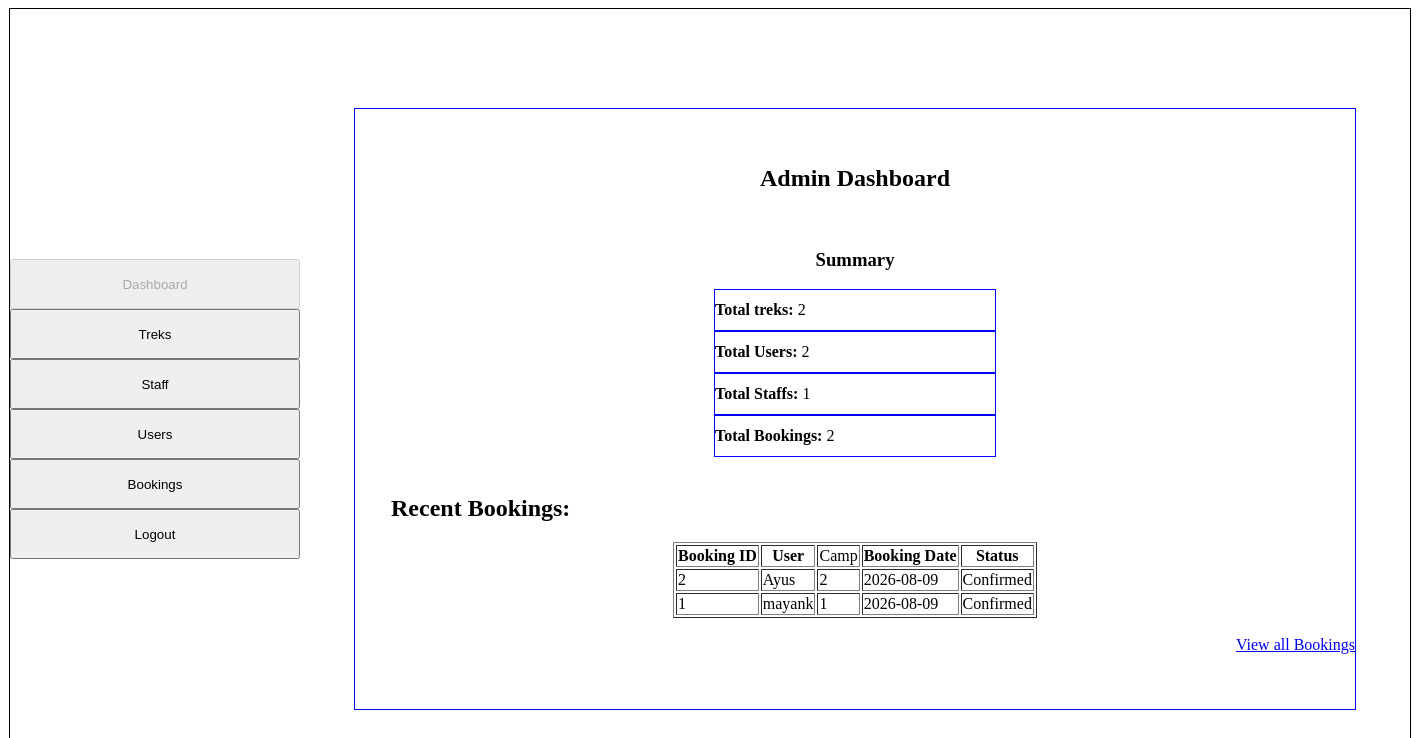
Page /admin_dashboard on the committed database.
### models.py (models this page shows)
class Booking(db.Model):
    __tablename__ = "bookings"
    booking_id = db.Column(db.Integer, primary_key=True)
    user_id = db.Column(db.Integer, db.ForeignKey("users.user_id"), nullable=False)
    trek_id = db.Column(db.Integer, db.ForeignKey("treks.trek_id"), nullable=False)
    booking_date = db.Column(db.Date, nullable=False)
    status = db.Column(db.String(20), nullable=False)

class User(db.Model):
    __tablename__ = "users"
    user_id = db.Column(db.Integer, primary_key=True)
    full_name = db.Column(db.String(100), nullable=False)
    email = db.Column(db.String(120), unique=True, nullable=False)
    password = db.Column(db.String(200), nullable=False)
    phone = db.Column(db.String(15), nullable=False)
    role = db.Column(db.String(50), nullable=False)
    status = db.Column(db.String(20), nullable=False)
    bookings = db.relationship("Booking", cascade="all,delete", backref="user")

### app.py (the view)
@app.route('/admin_dashboard')
def admin():
    data1 = get_admin_dashboard_stats()
    data2 = get_all_bookings()
    return render_template("admin_dashboard.html", r_data=data2, app_dict=data1)

### app.py (called while the page is built)
def get_admin_dashboard_stats():
    total_treks = db.session.query(Trek).count()
    total_users = db.session.query(User).filter(User.role == "2").count()
    t_staff = db.session.query(User).filter(User.role == "1", User.status == "Active").count()
    total_bookings = db.session.query(Booking).count()
    stats = [{"t_treks": total_treks,
        "t_users": total_users,
        "t_staffs": t_staff,
        "t_booking": total_bookings}]
    return stats

def get_all_bookings():
    bookings_data = db.session.query(
        Booking.booking_id,
        User.full_name,
        Booking.trek_id,
        Booking.booking_date,
        Booking.status
    ).join(User, Booking.user_id == User.user_id).order_by(Booking.booking_id.desc()).all()
    return bookings_data

### templates/admin_dashboard.html (shortened to what this page needs)
{% extends "base.html" %}
{% block sidebar %}
<input type="button" value="Dashboard" style="width: 290px; height: 50px; margin: 0 auto;" disabled><br>
<a href="/manage_treks"><input type="button" value="Treks" style="width: 290px; height: 50px; margin: 0 auto;"></a><br>
<a href="/all_staffs"><input type="button" value="Staff" style="width: 290px; height: 50px; margin: 0 auto;"></a><br>
<a href="/all_users"><input type="button" value="Users" style="width: 290px; height: 50px; margin: 0 auto;"></a><br>
<a href="/bookings"><input type="button" value="Bookings" style="width: 290px; height: 50px; margin: 0 auto;"></a><br>
<a href="/logout"><input type="button" value="Logout" style="width: 290px; height: 50px; margin: 0 auto;"></a>
{% endblock %}
{% block content %}
<div style="text-align: center;">
<h2>Admin Dashboard</h2>
</div>
<br>
{% for d in app_dict %}
<div style="text-align: center;"><h3>Summary</h3></div>
<div class="sml-container">
<h4>Total treks: </h4>
&nbsp; <p>{{ d.t_treks }}</p>
</div>
<div class="sml-container">
<h4>Total Users: </h4>
&nbsp; <p>{{ d.t_users }}</p>
</div>
<div class="sml-container">
<h4>Total Staffs: </h4>
&nbsp; <p>{{ d.t_staffs }}</p>
</div>
<div class="sml-container">
<h4>Total Bookings:  </h4>
&nbsp; <p>{{ d.t_booking }}</p>
</div>
{% endfor %}
<br>
<div class="adm-dash"><h2>&nbsp;&nbsp;&nbsp;&nbsp;&nbsp;&nbsp;Recent Bookings:</h2></div>
<table border="1px solid black;" style="margin: 0 auto;">
<tr><th>Booking ID</th><th>User</th><td>Camp</th>
<th>Booking Date</th><th>Status</th></tr>
{% for r in r_data %}
<tr><td>{{r.booking_id}}</td><td>{{r.full_name}}</td><td>{{r.trek_id}}</td>
<td>{{r.booking_date}}</td><td>{{r.status}}</td></tr>
{% endfor %}
</table>
<br>
<div style="text-align: right;"><a href="/Bookings">View all Bookings</a>
{% endblock %}

### static/main.css (style rules this page uses)
.sml-container { border: 1px solid blue; width: 280px; height: 40px; display: flex; align-items: center; margin: 0 auto; }

### rows in the picture
Booking: booking_id "2", full_name "Ayus", trek_id "2", booking_date "2026-08-09", status "Confirmed"
Booking: booking_id "1", full_name "mayank", trek_id "1", booking_date "2026-08-09", status "Confirmed"

### other values in the picture
{{ d.t_treks }} "2"
{{ d.t_users }} "2"
{{ d.t_staffs }} "1"
{{ d.t_booking }} "2"
